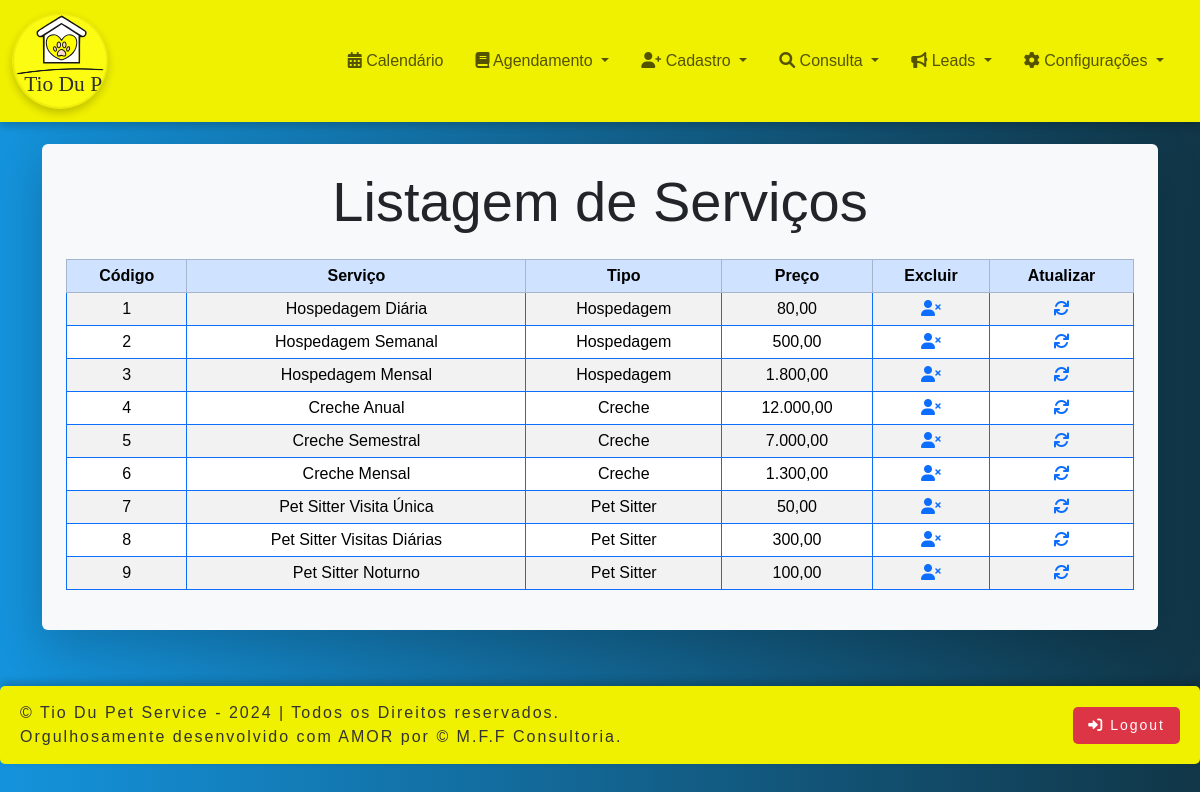
The app's page /office/servico_listar.php (signed in) with its own data.
### tables this page shows
CREATE TABLE `servico` (
  `id` int(10) NOT NULL,
  `servico` varchar(50) NOT NULL,
  `tipo` varchar(50) NOT NULL,
  `preco` decimal(10,2) NOT NULL
);

### office/servico_listar.php (the view, shortened to what this page needs)
<?php
include 'office_header.php';
?>
<head>
</head>
<body>
<?php
include 'conexaoAction.php';
echo '
<section>
    <div class="container mt-4">
        <div class="form-container shadow-lg p-4 rounded">
            <h1 class="text-center mb-4 display-4">Listagem de Serviços</h1>
            <table class="table table-sm table-striped table-hover table-bordered border-primary rounded">
                <thead class="table-primary text-center">
                    <tr>
                        <th>Código</th>
                        <th>Serviço</th>
                        <th>Tipo</th>
                        <th>Preço</th>
                        <th>Excluir</th>
                        <th>Atualizar</th>
                    </tr>
                </thead>
                <tbody class="text-center">';
$sql = "SELECT * FROM servico";
$resultado = $conexao->query($sql);
if ($resultado != null) {
    foreach ($resultado as $linha) {
        echo '<tr>';
        echo '<td>' . $linha['id'] . '</td>';
        echo '<td>' . $linha['servico'] . '</td>';
        echo '<td>' . $linha['tipo'] . '</td>';
        echo '<td>' . number_format($linha['preco'], 2, ',', '.') . '</td>';
        echo '<td>
                <a href="servico_excluir.php?id=' . $linha['id'] .
                     '&servico=' . $linha['servico'] .
                     '&tipo=' . $linha['tipo'] .
                     '&preco=' . $linha['preco'] . '">
                    <i class="fa fa-user-times"></i>
                </a>
              </td>';
        echo '<td>
                <a href="servico_atualizar.php?id=' . $linha['id'] .
                     '&servico=' . $linha['servico'] .
                     '&tipo=' . $linha['tipo'] .
                     '&preco=' . $linha['preco'] . '">
                    <i class="fa fa-refresh"></i>
                </a>
              </td>';
        echo '</tr>';
    }
}
echo '          </tbody>
            </table>
        </div>
    </div>
</section>';
?>
            <div style="height: 6vh;"></div>
</body>
<?php
include 'office_footer.php';
?>
</html>

### office/office_style.css (style rules this page uses)
.form-container { width: 100%; background-color: #f8f9fa; padding: 30px; border-radius: 10px; box-shadow: 0px 4px 12px rgba(0, 0, 0, 0.1); }

### office/office_header.php (style rules this page uses)
body { background: linear-gradient(to right, rgb(20, 147, 220), rgb(17, 54, 71)); font-family: sans-serif; font-size: 1rem; }

### records on screen
servico: id "1", servico "Hospedagem Diária", tipo "Hospedagem", preco "80,00"
servico: id "2", servico "Hospedagem Semanal", tipo "Hospedagem", preco "500,00"
servico: id "3", servico "Hospedagem Mensal", tipo "Hospedagem", preco "1.800,00"
servico: id "4", servico "Creche Anual", tipo "Creche", preco "12.000,00"
servico: id "5", servico "Creche Semestral", tipo "Creche", preco "7.000,00"
servico: id "6", servico "Creche Mensal", tipo "Creche", preco "1.300,00"
servico: id "7", servico "Pet Sitter Visita Única", tipo "Pet Sitter", preco "50,00"
servico: id "8", servico "Pet Sitter Visitas Diárias", tipo "Pet Sitter", preco "300,00"
servico: id "9", servico "Pet Sitter Noturno", tipo "Pet Sitter", preco "100,00"
